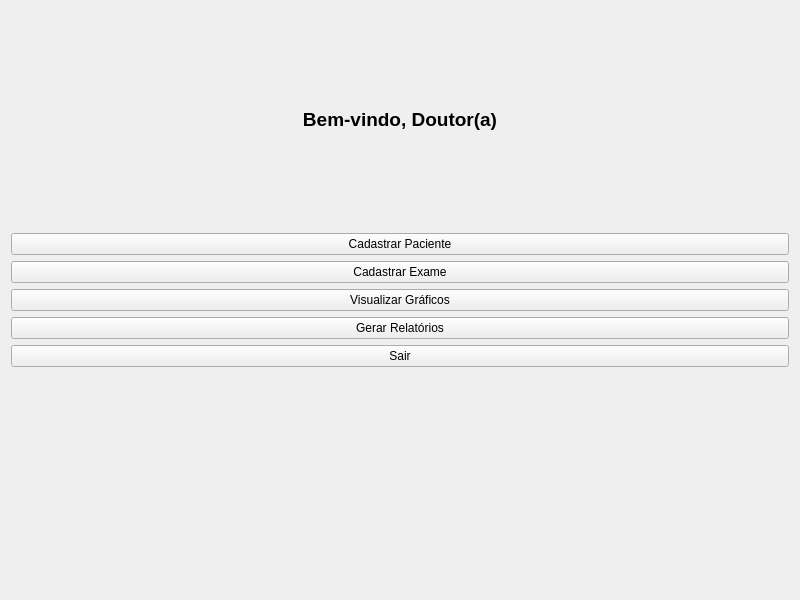
<ui version="4.0">
 <class>MainWindow</class>
 <widget class="QWidget" name="MainWindow">
  <property name="geometry">
   <rect>
    <x>0</x>
    <y>0</y>
    <width>800</width>
    <height>600</height>
   </rect>
  </property>
  <property name="windowTitle">
   <string>Painel do Médico</string>
  </property>
  <layout class="QVBoxLayout" name="verticalLayout">
   <item>
    <widget class="QLabel" name="labelBemVindo">
     <property name="text">
      <string>Bem-vindo, Doutor(a)</string>
     </property>
     <property name="alignment">
      <set>Qt::AlignCenter</set>
     </property>
     <property name="styleSheet">
      <string>font-size: 14pt; font-weight: bold;</string>
     </property>
    </widget>
   </item>
   <item>
    <widget class="QPushButton" name="botaoCadastrarPaciente">
     <property name="text">
      <string>Cadastrar Paciente</string>
     </property>
    </widget>
   </item>
   <item>
    <widget class="QPushButton" name="botaoCadastrarExame">
     <property name="text">
      <string>Cadastrar Exame</string>
     </property>
    </widget>
   </item>
   <item>
    <widget class="QPushButton" name="botaoVisualizarGraficos">
     <property name="text">
      <string>Visualizar Gráficos</string>
     </property>
    </widget>
   </item>
   <item>
    <widget class="QPushButton" name="botaoGerarRelatorios">
     <property name="text">
      <string>Gerar Relatórios</string>
     </property>
    </widget>
   </item>
   <item>
    <widget class="QPushButton" name="botaoSair">
     <property name="text">
      <string>Sair</string>
     </property>
    </widget>
   </item>
   <item>
    <widget class="QLabel" name="labelMensagem">
     <property name="text">
      <string/>
     </property>
     <property name="alignment">
      <set>Qt::AlignCenter</set>
     </property>
     <property name="styleSheet">
      <string>color: gray; font-size: 10pt;</string>
     </property>
    </widget>
   </item>
  </layout>
 </widget>
</ui>
